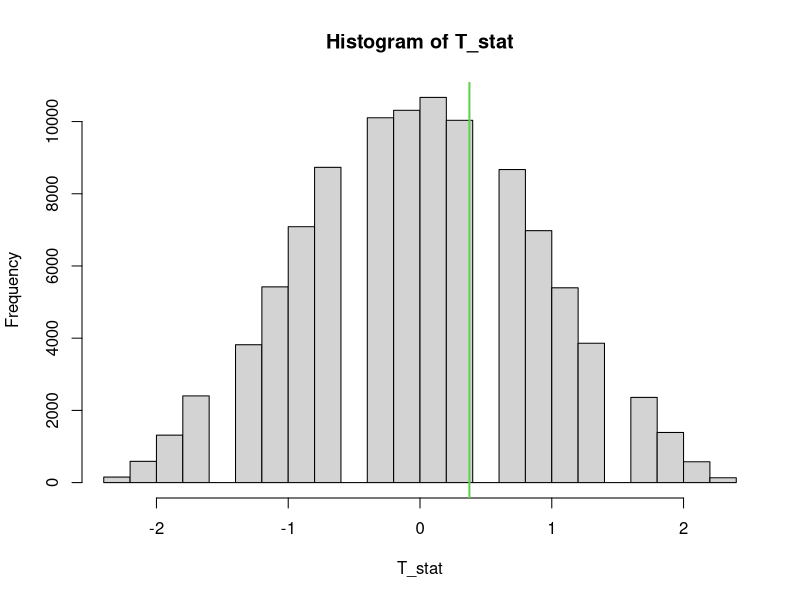
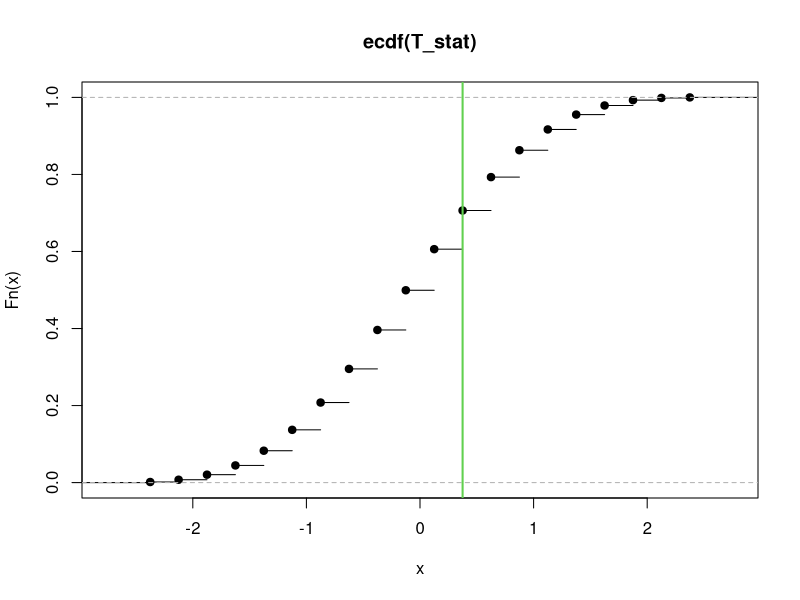
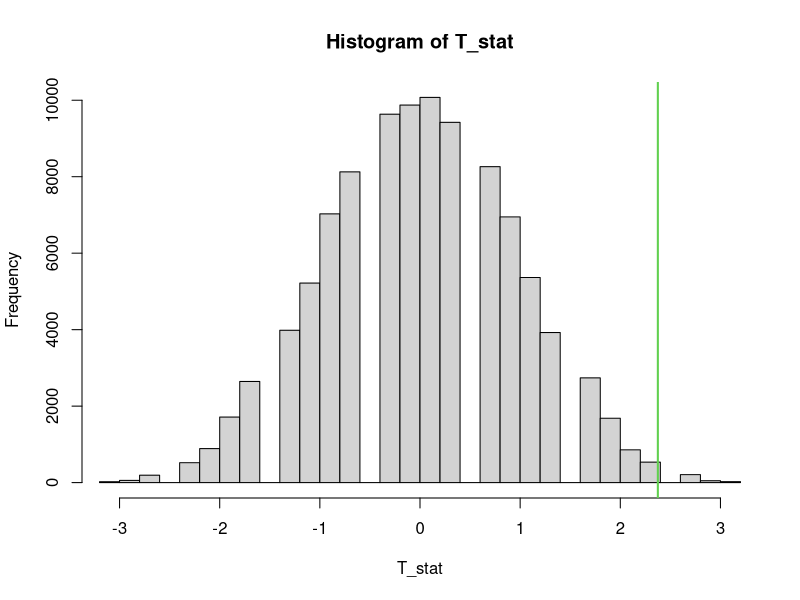
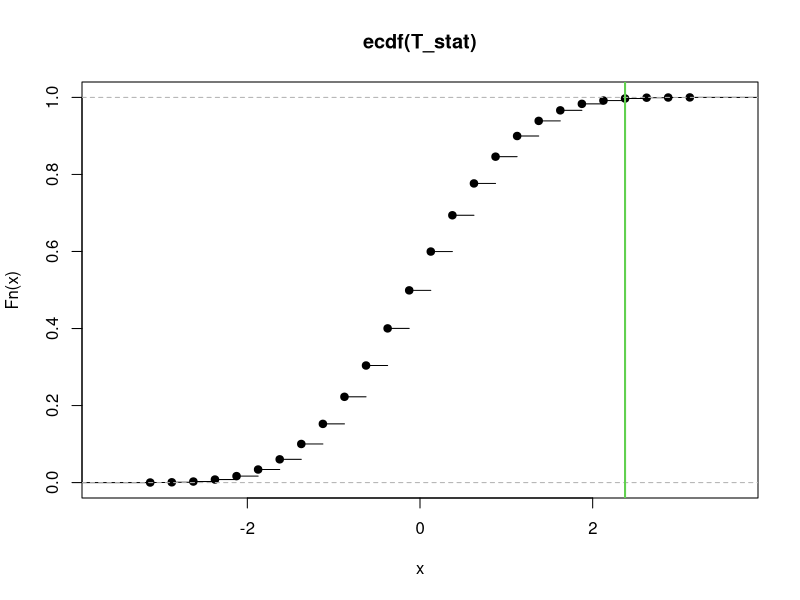
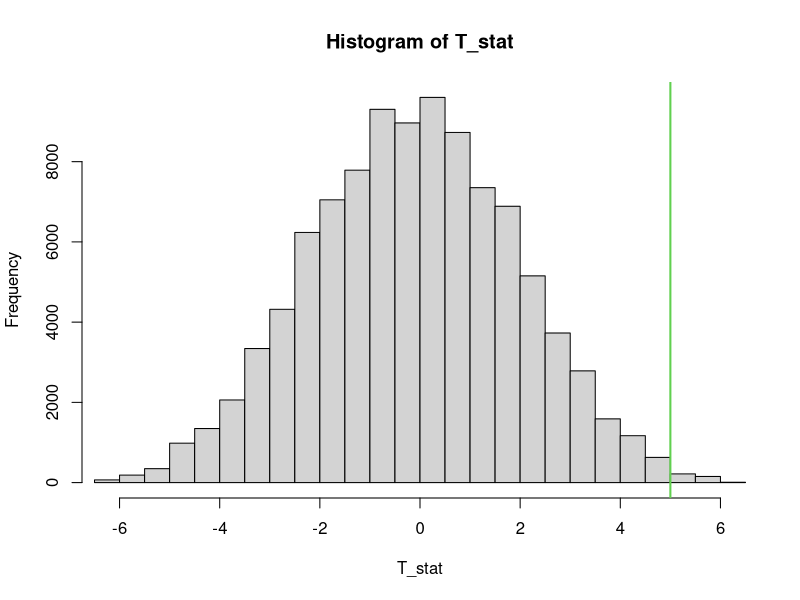
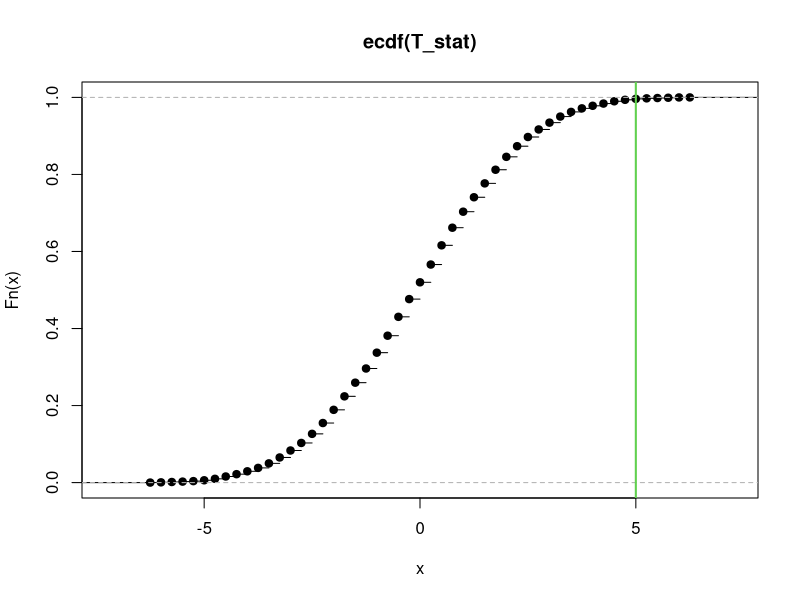
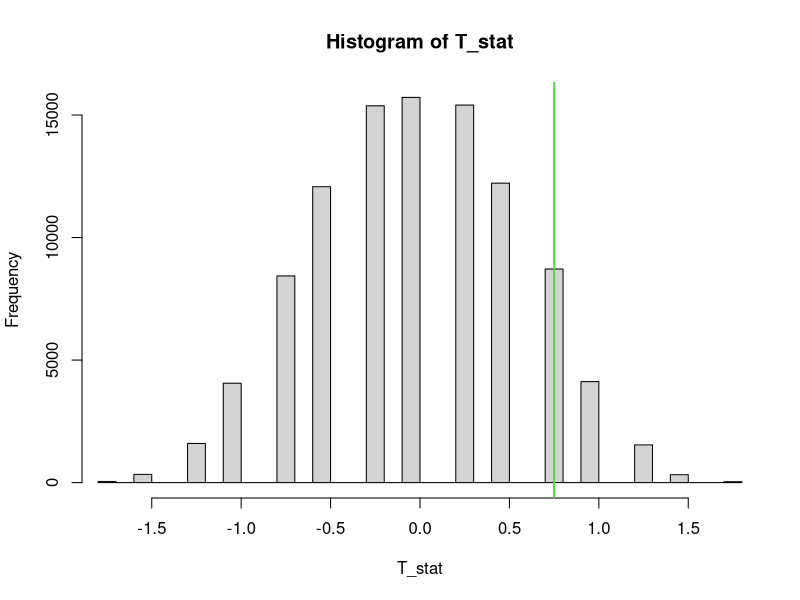
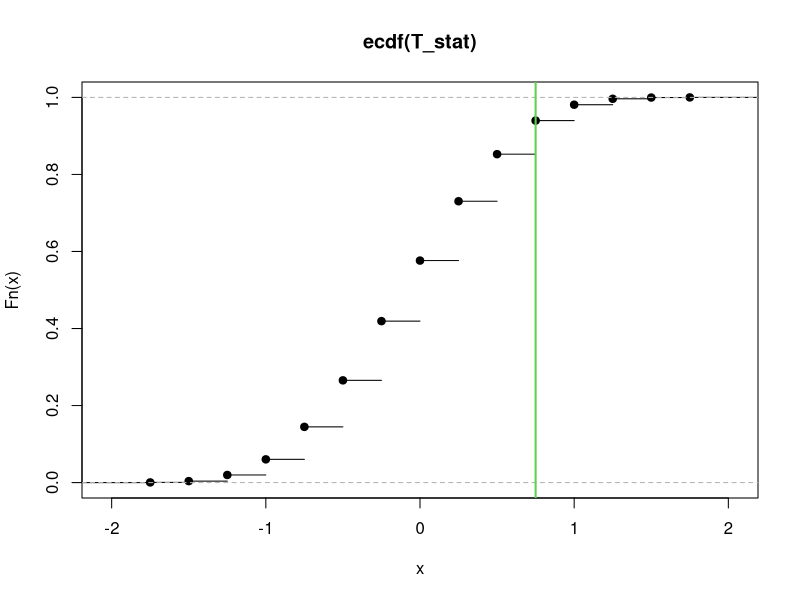

R code for these plots, in order: (Note: this script raises an error after producing the figures.)
######
#PERMUTATION
######

##### Mean among groups ####
rm(list = ls())
purity <- read.table('purity.txt')
head(purity)

est <- function (i, purity) {
  set.seed(123)
  B <- 100000 # Number of permutations
  T_stat <- numeric(B) # Vector where we will store the values of T*
  n1 <- 8
  n <- 16
  t1 <- purity[1:8,i]
  t2 <- purity[9:16,i]
  T0 <- mean(t2)-mean(t1)
  print(T0)
  for(perm in 1:B){
    # permutation:
    permutation <- sample(1:n)
    x_perm <- purity[permutation,i]
    x1_perm <- x_perm[1:n1]
    x2_perm <- x_perm[(n1+1):n]
    # test statistic:
    T_stat[perm] <- mean(x2_perm) - mean(x1_perm)
  }
  
  # Permutational distribution of T
  hist(T_stat,xlim=range(c(T_stat,T0)),breaks=30)
  abline(v=T0,col=3,lwd=2)
  
  plot(ecdf(T_stat))
  abline(v=T0,col=3,lwd=2)
  
  # p-value
  p_val <- sum(T_stat>=T0)/B
  p_val
  return (p_val)
}

p <- c()
for (i in 1:10) {
  p <- cbind(p, est(i, purity = purity))
}
#imposing that the expected proportion  of mutations erroneously judged to be influential 
#among all those judged to be influential is lower than or equal to 1%
p.adjust(p, 'fdr')   #BH
#imposing a probability of at most 1% that at least one of the non-influential mutations is judged as influential
p.adjust(p, 'bonferroni')

### IF ONE GROUP
set.seed(321)
it <- 5000
perm_test <- function(f,n,it=5000){
  i = 1
  stat = rep(NA,it)
  for (i in 1:it){
    n1 <- sample(1:n-1,1)
    g <- f
    perm <- sample(1:length(g))
    g <- g[perm]
    g[1:n1] <- -g[1:n1]
    g[n1+1:length(g)] <- g[(n1+1):length(g)]
    stat[i] <- mean(g)
  }
  return(stat)
}

p_val <- rep(NA,length(df[1,]))
true_stat <- rep(NA,length(df[1,]))

for (k in 1:(length(df[1,]))){
  true_stat[k] <- mean(df[,k])
  stat <- perm_test(df[,k],length(df[,k]),it)
  
  par(mfrow=c(1,2))
  hist(stat,breaks=10)
  abline(v=true_stat[k],col=3,lwd=2)
  plot(ecdf(stat))
  abline(v=true_stat[k],col=3,lwd=2)
  
  p_val[k] <- sum(stat>=true_stat[k])/it
}
true_stat
p_val
cbind(true_stat, p_val)
